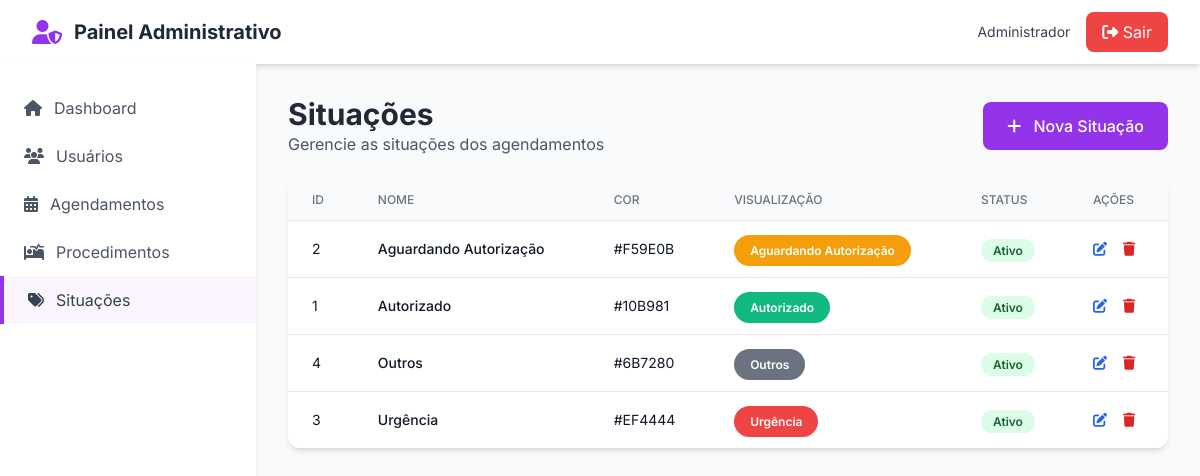
The app's page /admin/situacoes.php (signed in) with its own data.
### tables this page shows
CREATE TABLE IF NOT EXISTS situacoes (
    id INT AUTO_INCREMENT PRIMARY KEY,
    nome VARCHAR(100) NOT NULL,
    cor VARCHAR(7) DEFAULT '#3B82F6' COMMENT 'Cor em hexadecimal',
    ativo BOOLEAN DEFAULT TRUE,
    created_at TIMESTAMP DEFAULT CURRENT_TIMESTAMP,
    updated_at TIMESTAMP DEFAULT CURRENT_TIMESTAMP ON UPDATE CURRENT_TIMESTAMP
);

### src/config.php (called while the page is built, shortened)
<?php
class Database {
    private static $instance = null;
    private $conn;
    private function __construct() {
        try {
            $this->conn = new PDO(
                "mysql:host=" . DB_HOST . ";dbname=" . DB_NAME . ";charset=utf8mb4",
                DB_USER,
                DB_PASS,
                [
                    PDO::ATTR_ERRMODE => PDO::ERRMODE_EXCEPTION,
                    PDO::ATTR_DEFAULT_FETCH_MODE => PDO::FETCH_ASSOC,
                    PDO::ATTR_EMULATE_PREPARES => false
                ]
            );
        } catch(PDOException $e) {
            die("Erro de conexão: " . $e->getMessage());
        }
    }
    public static function getInstance() {
        if (self::$instance === null) {
            self::$instance = new self();
        }
        return self::$instance;
    }
    public function getConnection() {
        return $this->conn;
    }
}

### src/models/Situacao.php (called while the page is built, shortened)
<?php
require_once __DIR__ . '/../config.php';
class Situacao {
    private $db;
    public function __construct() {
        $this->db = Database::getInstance()->getConnection();
    }
    public function getAll() {
        $stmt = $this->db->query("SELECT * FROM situacoes ORDER BY nome");
        return $stmt->fetchAll();
    }
}

### public/admin/situacoes.php (the view, shortened to what this page needs)
<?php
require_once __DIR__ . '/../../src/config.php';
require_once __DIR__ . '/../../src/models/Situacao.php';
$situacaoModel = new Situacao();
$situacoes = $situacaoModel->getAll();
?>
<!DOCTYPE html>
<html lang="pt-BR">
<head>
    <script src="https://cdn.tailwindcss.com"></script>
    <link rel="stylesheet" href="https://cdnjs.cloudflare.com/ajax/libs/font-awesome/6.4.0/css/all.min.css">
</head>
<body class="bg-gray-50">
    <nav class="bg-white shadow-md">
        <div class="max-w-7xl mx-auto px-4 sm:px-6 lg:px-8">
            <div class="flex justify-between h-16">
                <div class="flex items-center">
                    <i class="fas fa-user-shield text-purple-600 text-2xl mr-3"></i>
                    <span class="font-bold text-xl text-gray-800">Painel Administrativo</span>
                </div>
                <div class="flex items-center space-x-4">
                    <span class="text-sm text-gray-700"><?= htmlspecialchars($_SESSION['nome']) ?></span>
                    <a href="../logout.php" class="bg-red-500 hover:bg-red-600 text-white px-4 py-2 rounded-lg">
                        <i class="fas fa-sign-out-alt"></i> Sair
                    </a>
                </div>
            </div>
        </div>
    </nav>
    <div class="flex">
        <aside class="w-64 bg-white shadow-md min-h-screen">
            <nav class="mt-5">
                <a href="dashboard.php" class="flex items-center px-6 py-3 text-gray-600 hover:bg-gray-50">
                    <i class="fas fa-home mr-3"></i> Dashboard
                </a>
                <a href="usuarios.php" class="flex items-center px-6 py-3 text-gray-600 hover:bg-gray-50">
                    <i class="fas fa-users mr-3"></i> Usuários
                </a>
                <a href="agendamentos.php" class="flex items-center px-6 py-3 text-gray-600 hover:bg-gray-50">
                    <i class="fas fa-calendar-alt mr-3"></i> Agendamentos
                </a>
                <a href="procedimentos.php" class="flex items-center px-6 py-3 text-gray-600 hover:bg-gray-50">
                    <i class="fas fa-procedures mr-3"></i> Procedimentos
                </a>
                <a href="situacoes.php" class="flex items-center px-6 py-3 text-gray-700 bg-purple-50 border-l-4 border-purple-600">
                    <i class="fas fa-tags mr-3"></i> Situações
                </a>
            </nav>
        </aside>
        <main class="flex-1 p-8">
            <div class="mb-6 flex justify-between items-center">
                <div>
                    <h1 class="text-3xl font-bold text-gray-800">Situações</h1>
                    <p class="text-gray-600">Gerencie as situações dos agendamentos</p>
                </div>
                <button onclick="openModal()" class="bg-purple-600 hover:bg-purple-700 text-white px-6 py-3 rounded-lg font-medium">
                    <i class="fas fa-plus mr-2"></i> Nova Situação
                </button>
            </div>
            <div class="bg-white rounded-xl shadow-md overflow-hidden">
                <table class="min-w-full divide-y divide-gray-200">
                    <thead class="bg-gray-50">
                        <tr>
                            <th class="px-6 py-3 text-left text-xs font-medium text-gray-500 uppercase">ID</th>
                            <th class="px-6 py-3 text-left text-xs font-medium text-gray-500 uppercase">Nome</th>
                            <th class="px-6 py-3 text-left text-xs font-medium text-gray-500 uppercase">Cor</th>
                            <th class="px-6 py-3 text-left text-xs font-medium text-gray-500 uppercase">Visualização</th>
                            <th class="px-6 py-3 text-left text-xs font-medium text-gray-500 uppercase">Status</th>
                            <th class="px-6 py-3 text-left text-xs font-medium text-gray-500 uppercase">Ações</th>
                        </tr>
                    </thead>
                    <tbody class="bg-white divide-y divide-gray-200">
                        <?php foreach ($situacoes as $s): ?>
                        <tr class="hover:bg-gray-50">
                            <td class="px-6 py-4 text-sm text-gray-900"><?= $s['id'] ?></td>
                            <td class="px-6 py-4 text-sm font-medium text-gray-900"><?= htmlspecialchars($s['nome']) ?></td>
                            <td class="px-6 py-4 text-sm text-gray-900"><?= htmlspecialchars($s['cor']) ?></td>
                            <td class="px-6 py-4">
                                <span class="px-4 py-2 text-xs font-semibold rounded-full text-white" style="background-color: <?= $s['cor'] ?>">
                                    <?= htmlspecialchars($s['nome']) ?>
                                </span>
                            </td>
                            <td class="px-6 py-4">
                                <span class="px-3 py-1 text-xs font-semibold rounded-full <?= $s['ativo'] ? 'bg-green-100 text-green-800' : 'bg-red-100 text-red-800' ?>">
                                    <?= $s['ativo'] ? 'Ativo' : 'Inativo' ?>
                                </span>
                            </td>
                            <td class="px-6 py-4 text-sm">
                                <button onclick='editSituacao(<?= json_encode($s) ?>)' class="text-blue-600 hover:text-blue-900 mr-3">
                                    <i class="fas fa-edit"></i>
                                </button>
                                <button onclick="deleteSituacao(<?= $s['id'] ?>, '<?= htmlspecialchars($s['nome']) ?>')" class="text-red-600 hover:text-red-900">
                                    <i class="fas fa-trash"></i>
                                </button>
                            </td>
                        </tr>
                        <?php endforeach; ?>
                    </tbody>
                </table>
            </div>
        </main>
    </div>
</body>
</html>

### public/admin/situacoes.php (style rules this page uses)
body { font-family: 'Inter', sans-serif; }

### records on screen
situacoes: id "2", nome "Aguardando Autorização", cor "#F59E0B", ativo "Ativo"
situacoes: id "1", nome "Autorizado", cor "#10B981", ativo "Ativo"
situacoes: id "4", nome "Outros", cor "#6B7280", ativo "Ativo"
situacoes: id "3", nome "Urgência", cor "#EF4444", ativo "Ativo"

### other values on screen
$_SESSION['nome'] "Administrador"
